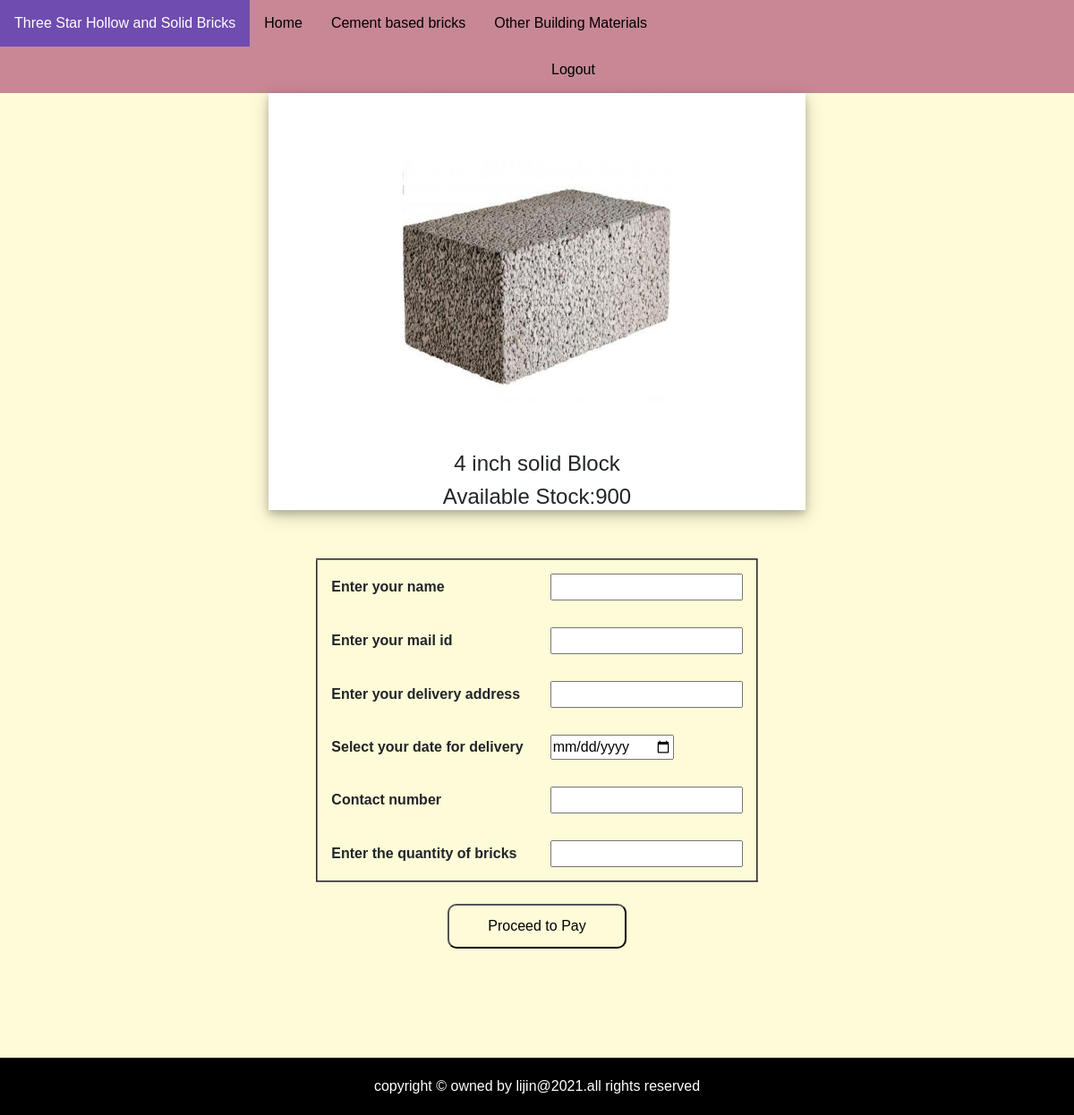
/bookproduct.php?i=24, run on the app's committed database.
### tables this page shows
CREATE TABLE `tbl_product` (
  `id` int(100) NOT NULL,
  `name` varchar(100) NOT NULL,
  `size` varchar(20) NOT NULL,
  `stock` int(30) NOT NULL,
  `price` int(20) NOT NULL,
  `imageurl` varchar(500) NOT NULL,
  `category` varchar(500) NOT NULL
);

### bookproduct.php (the view, shortened to what this page needs)
<?php
include 'connect.php';
?>
<!doctype html>
<html>
<head>
    <link href="https://cdn.jsdelivr.net/npm/bootstrap@5.1.3/dist/css/bootstrap.min.css" rel="stylesheet">
</head>
<link rel="stylesheet" type="text/css" href="style.css">
<body style="background-color: #fefbd8; text-align: center;">
    <div class="topnav">
        <ul>
            <li><a class="active" href="#">Three Star Hollow and Solid Bricks</a></li>
            <li><a href="index.PHP">Home</a></li>
            <div class="dropdown">
                <button class="dropbtn">Cement based bricks
                </button>
            </div>
            <li><a href="">Other Building Materials</a></li>
            <li><a class="log" href="login.php">Logout</a></li>
            <li><a href="profile.php"> <?php echo $_SESSION['userName']; ?> </a></li>
        </ul>
    </div>
    <?php
    $id = $_GET['i'];
    $sel = "select * from tbl_product where id='$id'";
    $res = mysqli_query($con, $sel);
    while ($ar = mysqli_fetch_array($res)) {
    ?>
        <center>
            <div class="polaroid"><img height="400" width="300" src="<?php echo $ar["imageurl"]; ?>">
                <h4><?php echo $ar["name"]; ?></h4>
                <h4>Available Stock:<?php echo $ar["stock"]; ?></h4>
        </center><br>
    <?php
    }
    ?>
    <form method="post" action="#">
        <center>
            <table border="2" cellspacing=10px cellpadding=15px>
                <tr>
                    <td><b>Enter your name</b></td>
                    <td>
                        <input type="text" id="name" name="name" onkeypress="return isalph(event)" required="">
                    </td>
                </tr>
                <tr>
                    <td><b>Enter your mail id</b></td>
                    <td>
                        <input type="email" id="email" name="email" onkeypress="return isalph(event)" required="">
                    </td>
                </tr>
                <tr>
                    <td><b>Enter your delivery address</b></td>
                    <td>
                        <input type="text" id="addres" name="addres" onkeypress="return isalph(event)" required="">
                    </td>
                <tr>
                    <td><b>Select your date for delivery</b></td>
                    <td>
                        <input type="date" name="date" min="<?php echo date('Y-m-d'); ?>" id="dat" required="">
                    </td>
                </tr>
                <tr>
                    <td><b>Contact number</b></td>
                    <td>
                        <input type="text" name="contactnumber" id="num" maxlength="10" onkeypress="return isnum(event)" required="">
                    </td>
                </tr>
                <tr>
                    <td><b>Enter the quantity of bricks</b></td>
                    <td>
                        <input type="number" name="amount" id="num" min="0" required="">
                    </td>
                </tr>
            </table><br>
            <button class="submit" type="submit" name="proceed" value="<?php echo $id; ?>" id="proceed" style="background-color:#fefbd8; height:50px; width:200px; border-radius:10px; ">Proceed to Pay</button>
    </form><br><br>
    <br><br>
    <div class="fixed-footer">
        <div align="center" class="container">
            <center>
                copyright &copy; owned by lijin@2021.all rights reserved
            </center>
        </div>
    </div>
</body>
</html>

### style.css (style rules this page uses)
body { margin:0; padding:0; background-color:white; }
table td { padding: 15px; }
.log { margin-left:600px; }
.topnav ul { list-style-type: none; margin:0; padding:0; overflow: hidden; background-color:#c88794; text-color:rgb(0, 0, 0); }
.topnav li { float: left; }
.topnav li a { display: block; color: #000000; text-align: center; padding: 14px 16px; text-decoration: none; }
.topnav .active { background-color: #6f4caf; }
* { box-sizing: border-box }
body { font-family: Verdana, sans-serif; margin:0 }
img { vertical-align: middle; }
.active, .dot:hover { background-color: #717171; }
.fixed-footer { margin-bottom: 0px; color: white; background-color: black; margin-top:50px; padding-top:10px; padding-bottom:10px; position:relative; }
.dropdown { float: left; overflow: hidden; }
.dropdown .dropbtn { font-size: 16px; border: none; outline: none; color:black; padding: 14px 16px; background-color: inherit; font-family: inherit; margin: 0; }

### bookproduct.php (style rules this page uses)
div.polaroid { width: 50%; background-color: white; box-shadow: 0 4px 8px 0 rgba(0, 0, 0, 0.2), 0 6px 20px 0 rgba(0, 0, 0, 0.19); margin-bottom: 30px; }
div.container { text-align: center; padding: 10px 20px; }

### data on the page
tbl_product: imageurl (picture), name "4 inch solid Block", stock "900"
